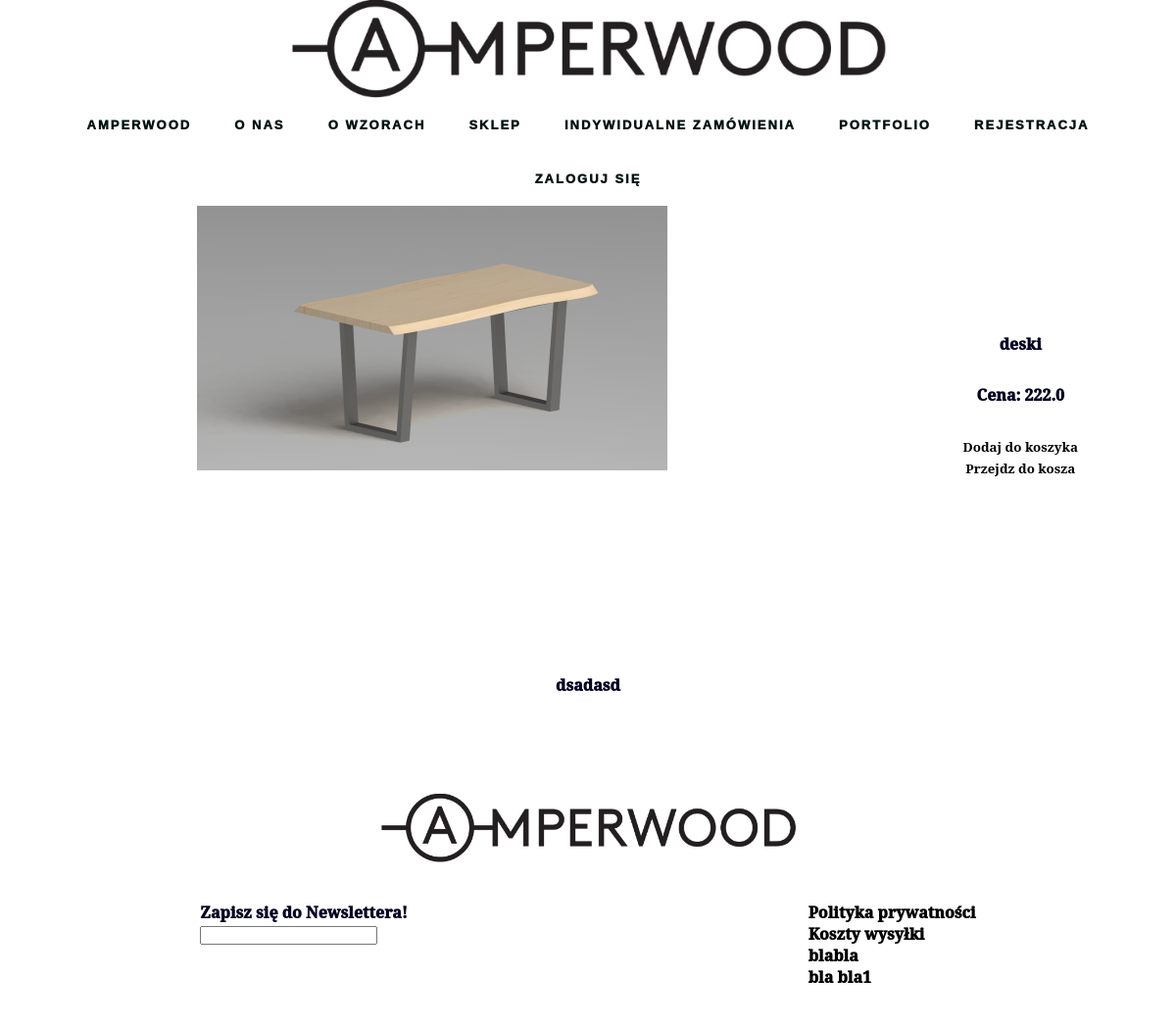
The page /Sklep/5/ on the database as committed earlier.
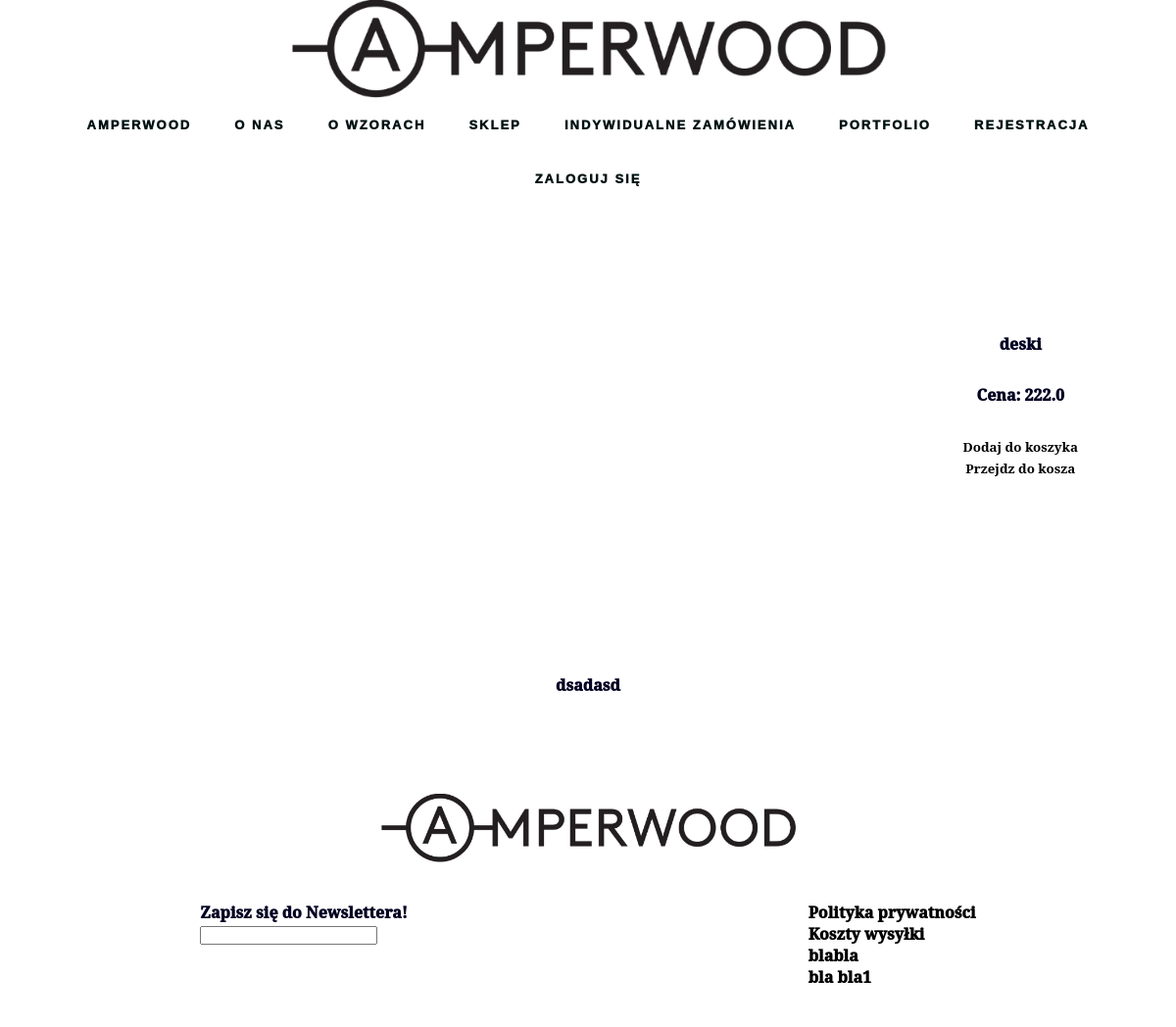
The same page on the database as committed later.
### produkty/models.py (models this page shows, shortened)
class Product(models.Model):
    nazwa = models.CharField(max_length=120)
    opis = models.TextField()
    cena = models.FloatField()
    zdjecie = models.ImageField(height_field=None, upload_to='fotki')
    podsumowanie = models.TextField(
        default="Django jest spoko")
    przecena = models.BooleanField(default=False)
    kategoria = models.ForeignKey(
        Kategoria, on_delete=models.CASCADE)
    slug = models.SlugField(unique=True)
    class Meta:
        unique_together = ('nazwa', 'slug')

### produkty/views.py (the view)
# urls.py: re_path(r'^Sklep/(?P<slug>.*)/$', viewsProdukty.SingleProduct,
def SingleProduct(request, slug):
    print(slug)
    obj_slug = get_object_or_404(Product, slug=slug)
    obj = Product.objects.get(slug=slug)
    if request.method == 'POST':
        koszyk = Cart.objects.get()
        item = koszyk.rzeczyWKoszu.get(slug=slug)
        itemyWKoszyku.append(item)
        print('Added SigleProduct to cart', user, koszyk, item,
              item.slug, itemyWKoszyku)
        kontext = {
            'produkt404_slug': obj_slug,
            'obj': obj,
            'koszyk': koszyk,
            'item': item,
            'slugi': item.slug,
            'itemyWKoszyku': itemyWKoszyku
        }
    else:
        kontext = {
            'produkt404_slug': obj_slug,
            'obj': obj,
        }
    return render(request, 'produkt.html', kontext)

### Templates/AW/produkt.html (shortened to what this page needs)
{% load static %}
<!DOCTYPE html>
<html lang="pl">
<head>
    <link rel="stylesheet" type="text/css" href={% static "css/style.css" %}?{% now "U" %}>
</head>
<body>
<div class="wrapper">
    {% include 'menu.html' %}
    <div class="pojProduktPage">
    <div class="pojProdukt">
        <div class="zdjecie"><img src="{{obj.zdjecie.url}}"  alt="" width="600"></div>
    </div>
    <div class="pojProduktuFunkcje">
    <div class="nazwa">{{obj.nazwa}}</div>
        <div class="cena">Cena: {{obj.cena}}</div>
    <form action="" method="POST" >
            <button class="BtnSingle" type="submit" >Dodaj do koszyka</button>
        </form>
        <form action="cart">
        <button class="BtnSingle" type="submit">
        Przejdz do kosza
        </button></form>
    </div>
    </div>
    <div class="opis">{{obj.opis}}</div>
        {% include 'footer.html' %}
</div>
</body>
</html>

Rows that differ between the two databases and show on the page:
changed Product "deski": zdjecie: picture removed
